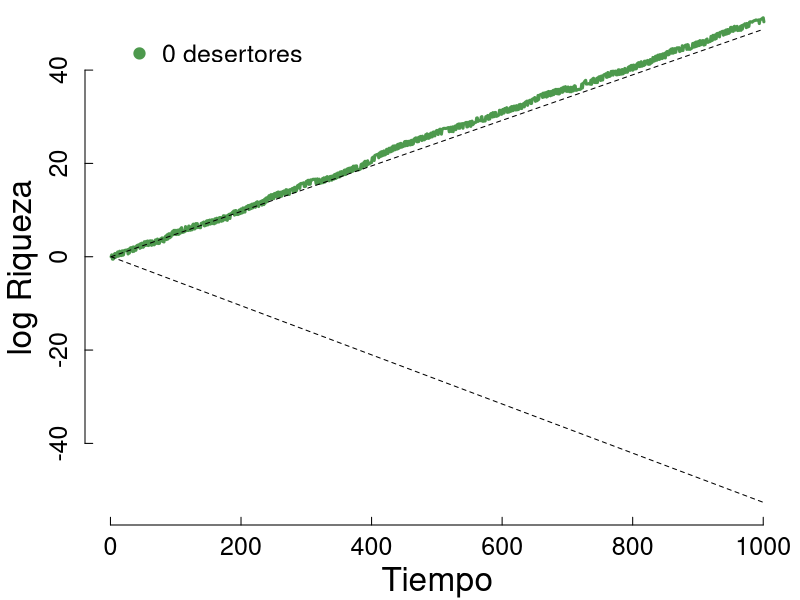
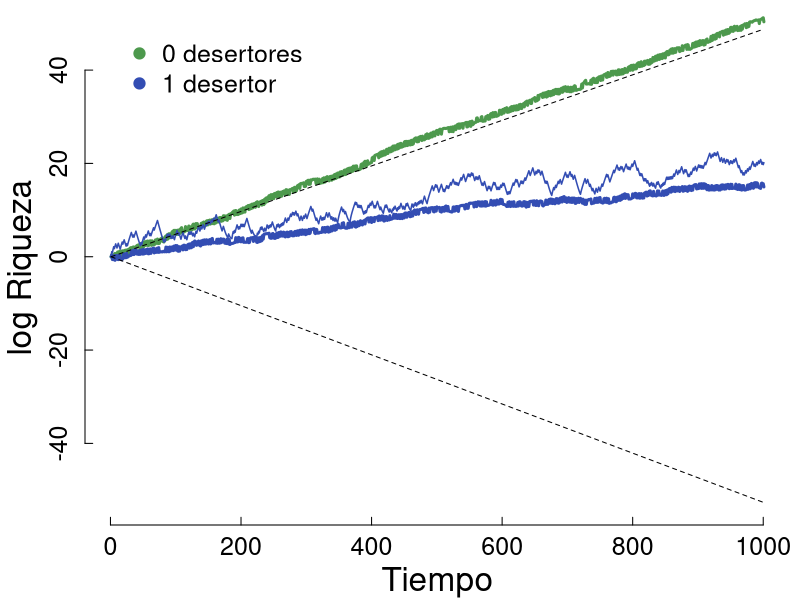
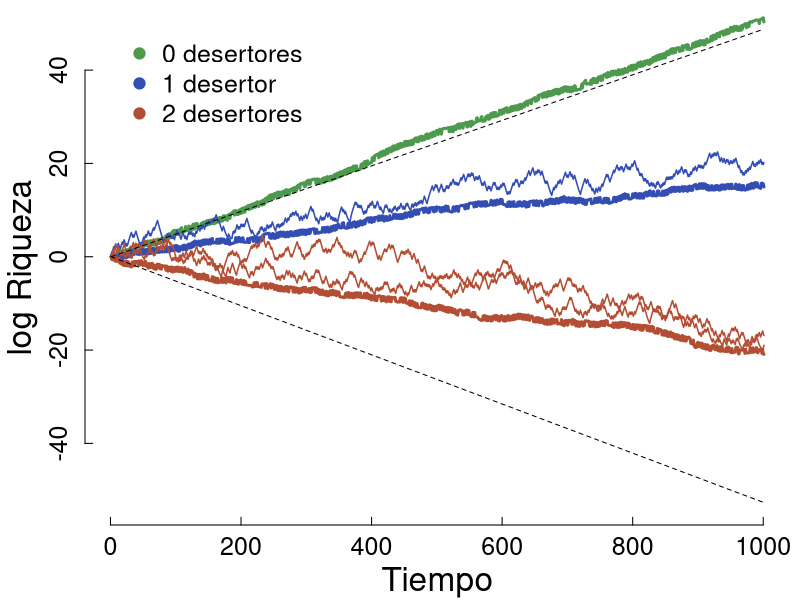
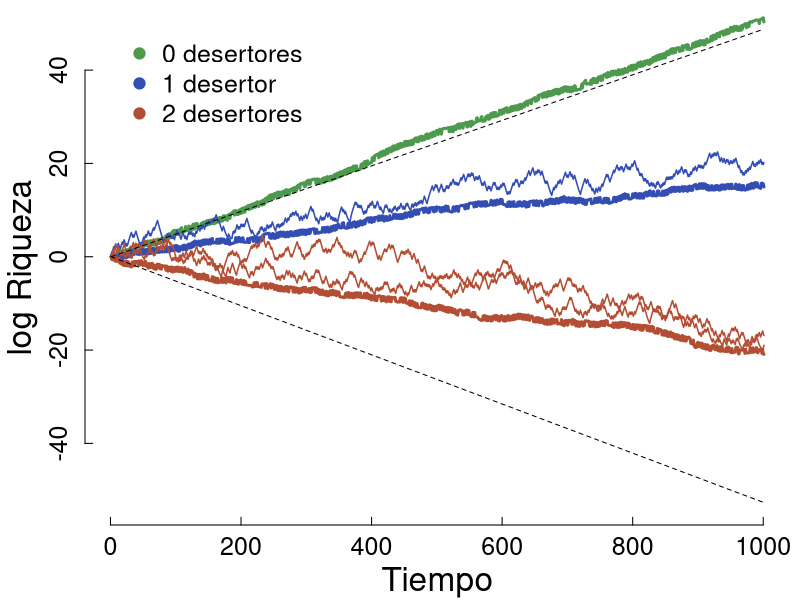

Write R code to recreate these figures, in order.
oldpar <- par(no.readonly = TRUE)
oldwd <- getwd()
this.dir <- dirname(parent.frame(2)$ofile)
nombre.R <-  sys.frame(1)$ofile
require(tools)
nombre <- print(file_path_sans_ext(nombre.R))
pdf(paste0(nombre,".pdf"), width = 8, height = 5  )
setwd(this.dir)
###############################

par(mar=c(3.75,4.25,0.5,0.5))

set.seed(999)
trayectoria_cooperativa <- function(d=0,n=33,t=1000, reproduccion=1.5, supervivencia=0.6){
    res = matrix(nrow=n,ncol=t+1)
    res[,1] = 1.0
    i=2
    while (i <= t+1){
        cpr = sum(res[1:(n-d),i-1]) *(1/n)
        for (a in seq(n)){
            r = rbinom(0.5,n=1,size=1)
            if (r==0){
                rate = reproduccion
            }else{
                rate = supervivencia
            }
            if (a<=n-d){
                res[a,i] = cpr*rate
            }else{
                res[a,i] = (cpr+res[a,i-1])*rate
            }
        }
        i = i + 1
    }
    return(res)
}

data0 = trayectoria_cooperativa()
data1 = trayectoria_cooperativa(d=1)
data2 = trayectoria_cooperativa(d=2)



plot(log(data0[1,]), type="l",lwd=3, axes = F,ann = F, col=rgb(0.3,0.6,0.3,1), ylim=c(log(0.948)*1000,log(1.05)*1000))
segments(x0=1,x1=1001,y0=0,y1=log(1.05)*1000, lty=2)
segments(x0=1,x1=1001,y0=0,y1=log(0.6^(1/2)*1.5^(1/2))*1000, lty=2)


axis(side=2, labels=NA,cex.axis=0.6,tck=0.015)
axis(side=1,labels=NA,cex.axis=0.6,tck=0.015)
axis(lwd=0,side=1,cex.axis=1.5,line=-0.3)
axis(lwd=0,side=2,cex.axis=1.5,line=-0.3)
mtext("Tiempo", side=1, line=2.5,cex = 2)
mtext("log Riqueza", side=2, line=2.5,cex = 2)

legend(10,50,pch=19,legend = c("0 desertores"), col=c(rgb(0.3,0.6,0.3,1)),bty = "n",cex = 1.5)



plot(log(data0[1,]), type="l",lwd=3, axes = F,ann = F, col=rgb(0.3,0.6,0.3,1), ylim=c(log(0.948)*1000,log(1.05)*1000))
lines(log(data1[1,]),col=rgb(0.2,0.3,0.7,1),lwd=3)
lines(log(data1[33,]),col=rgb(0.2,0.3,0.7,1),lwd=1.5)
segments(x0=1,x1=1001,y0=0,y1=log(1.05)*1000, lty=2)
segments(x0=1,x1=1001,y0=0,y1=log(0.6^(1/2)*1.5^(1/2))*1000, lty=2)


axis(side=2, labels=NA,cex.axis=0.6,tck=0.015)
axis(side=1,labels=NA,cex.axis=0.6,tck=0.015)
axis(lwd=0,side=1,cex.axis=1.5,line=-0.3)
axis(lwd=0,side=2,cex.axis=1.5,line=-0.3)
mtext("Tiempo", side=1, line=2.5,cex = 2)
mtext("log Riqueza", side=2, line=2.5,cex = 2)

legend(10,50,pch=19,legend = c("0 desertores","1 desertor"), col=c(rgb(0.3,0.6,0.3,1), rgb(0.2,0.3,0.7,1)),bty = "n",cex = 1.5)



plot(log(data0[1,]), type="l",lwd=3, axes = F,ann = F, col=rgb(0.3,0.6,0.3,1), ylim=c(log(0.948)*1000,log(1.05)*1000))
lines(log(data1[1,]),col=rgb(0.2,0.3,0.7,1),lwd=3)
lines(log(data1[33,]),col=rgb(0.2,0.3,0.7,1),lwd=1.5)
lines(log(data2[1,]),col=rgb(0.7,0.3,0.2,1),lwd=3)
lines(log(data2[32,]),col=rgb(0.7,0.3,0.2,1),lwd=1.5)
lines(log(data2[33,]),col=rgb(0.7,0.3,0.2,1),lwd=1.5)
segments(x0=1,x1=1001,y0=0,y1=log(1.05)*1000, lty=2)
segments(x0=1,x1=1001,y0=0,y1=log(0.6^(1/2)*1.5^(1/2))*1000, lty=2)


axis(side=2, labels=NA,cex.axis=0.6,tck=0.015)
axis(side=1,labels=NA,cex.axis=0.6,tck=0.015)
axis(lwd=0,side=1,cex.axis=1.5,line=-0.3)
axis(lwd=0,side=2,cex.axis=1.5,line=-0.3)
mtext("Tiempo", side=1, line=2.5,cex = 2)
mtext("log Riqueza", side=2, line=2.5,cex = 2)

legend(10,50,pch=19,legend = c("0 desertores","1 desertor","2 desertores"), col=c(rgb(0.3,0.6,0.3,1), rgb(0.2,0.3,0.7,1), rgb(0.7,0.3,0.2,1)),bty = "n",cex = 1.5)


plot(log(data0[1,]), type="l",lwd=3, axes = F,ann = F, col=rgb(0.3,0.6,0.3,1), ylim=c(log(0.948)*1000,log(1.05)*1000))
lines(log(data1[1,]),col=rgb(0.2,0.3,0.7,1),lwd=3)
lines(log(data1[33,]),col=rgb(0.2,0.3,0.7,1),lwd=1.5)
lines(log(data2[1,]),col=rgb(0.7,0.3,0.2,1),lwd=3)
lines(log(data2[32,]),col=rgb(0.7,0.3,0.2,1),lwd=1.5)
lines(log(data2[33,]),col=rgb(0.7,0.3,0.2,1),lwd=1.5)
segments(x0=1,x1=1001,y0=0,y1=log(1.05)*1000, lty=2)
segments(x0=1,x1=1001,y0=0,y1=log(0.6^(1/2)*1.5^(1/2))*1000, lty=2)


axis(side=2, labels=NA,cex.axis=0.6,tck=0.015)
axis(side=1,labels=NA,cex.axis=0.6,tck=0.015)
axis(lwd=0,side=1,cex.axis=1.5,line=-0.3)
axis(lwd=0,side=2,cex.axis=1.5,line=-0.3)
mtext("Tiempo", side=1, line=2.5,cex = 2)
mtext("log Riqueza", side=2, line=2.5,cex = 2)

legend(10,50,pch=19,legend = c("0 desertores","1 desertor","2 desertores"), col=c(rgb(0.3,0.6,0.3,1), rgb(0.2,0.3,0.7,1), rgb(0.7,0.3,0.2,1)),bty = "n",cex = 1.5)


#######################################
# end 
dev.off()
setwd(oldwd)
par(oldpar, new=F)
#########################################
